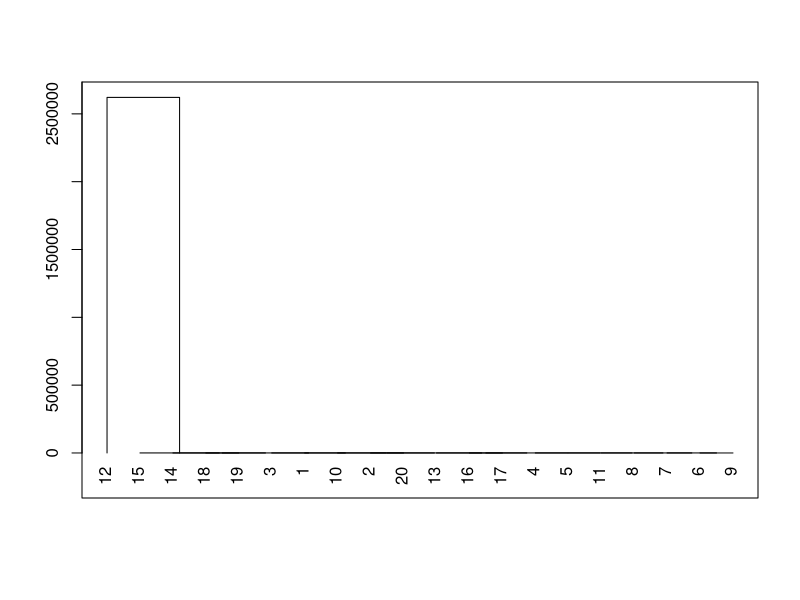
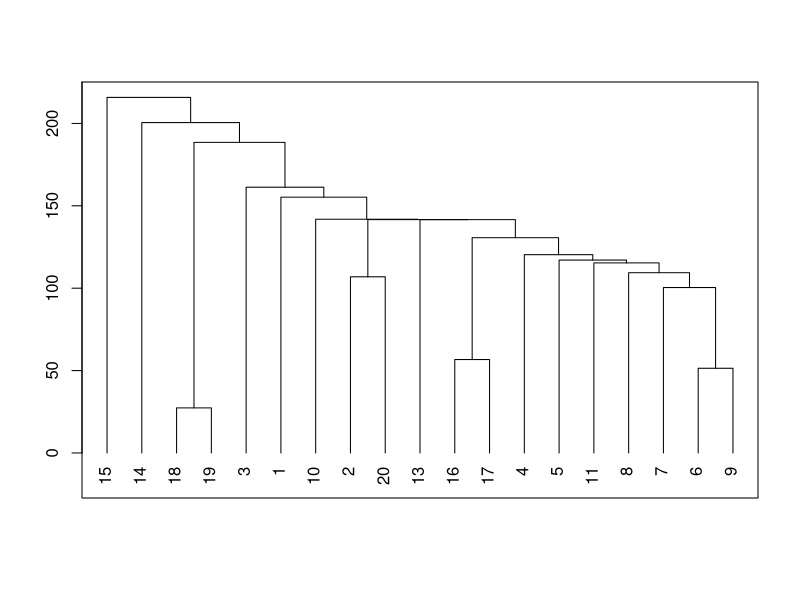

The R script that drew these images, in order:
#read expened data: include the large opened economies, to get significant differences

cluster =read.table(file="cluster.txt",header=T)
dist.ma= dist(cluster,method="manhattan",p=2,diag=T) 

#ManhattanDistance

dist.ma2=dist.ma^2
s=hclust(dist.ma2, method = "single")
plot(s, hang = -0.1, frame.plot = TRUE, ann = FALSE)

cluster2=cluster[-12,]	#form new matrix witout 12th variable
dist.ma2= dist(cluster2,method="manhattan",p=2,diag=T)
dist.ma22=dist.ma2^2
s=hclust(dist.ma22, method = "single")
plot(s, hang = -0.1, frame.plot = TRUE, ann = FALSE)
